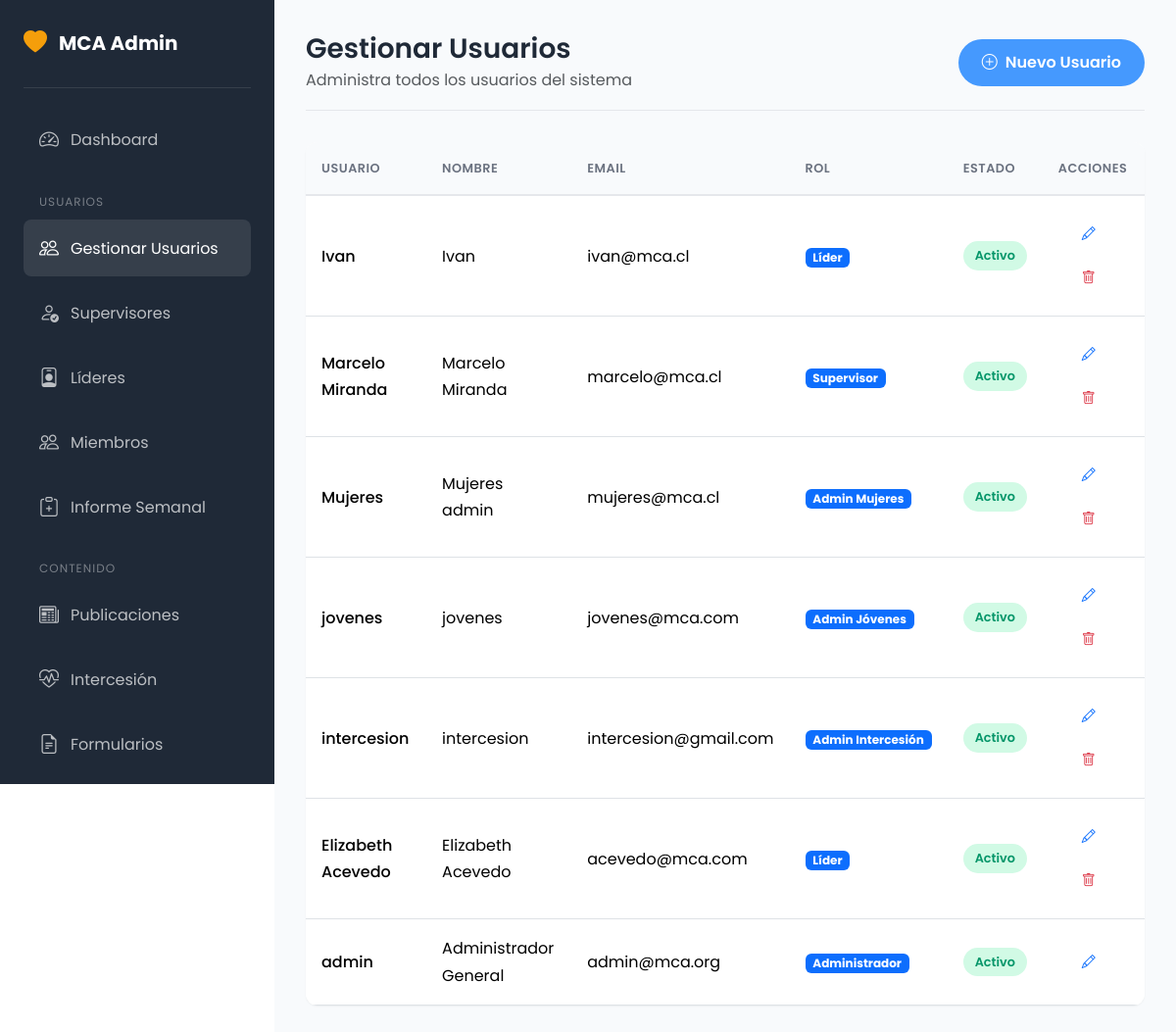
/admin/usuarios.php (signed in), run on the app's committed database.
### tables this page shows
CREATE TABLE `users` (
  `id` int(11) NOT NULL,
  `username` varchar(50) NOT NULL,
  `email` varchar(100) NOT NULL,
  `password` varchar(255) NOT NULL,
  `full_name` varchar(100) NOT NULL,
  `phone` varchar(20) DEFAULT NULL,
  `role` enum('admin','supervisor','lider','admin_jovenes','admin_mujeres','admin_varones','admin_juveniles','admin_evangelismo','admin_intercesion','user') NOT NULL DEFAULT 'user',
  `is_active` tinyint(1) NOT NULL DEFAULT 1,
  `created_at` timestamp NOT NULL DEFAULT current_timestamp(),
  `updated_at` timestamp NOT NULL DEFAULT current_timestamp() ON UPDATE current_timestamp()
);

### includes/functions.php (called while the page is built, shortened)
<?php
function getCurrentUser() {
    if (isset($_SESSION['user_id'])) {
        try {
            $pdo = getConnection();
            $stmt = $pdo->prepare("SELECT * FROM users WHERE id = ? AND is_active = 1");
            $stmt->execute([$_SESSION['user_id']]);
            return $stmt->fetch();
        } catch (Exception $e) {
            return null;
        }
    }
    return null;
}
function hasRole($roles) {
    $user = getCurrentUser();
    return in_array($user['role'], $roles);
}
function requireRole($roles) {
    if (!hasRole($roles)) {
        header('Location: ' . BASE_URL . '/login.php?error=access_denied');
        exit;
    }
}
function sanitize($input) {
    if ($input === null) return '';
    return htmlspecialchars(trim($input), ENT_QUOTES, 'UTF-8');
}
function getRoleName($role) {
    $roles = [
        'admin' => 'Administrador',
        'supervisor' => 'Supervisor',
        'lider' => 'Líder',
        'user' => 'Usuario',
        'admin_jovenes' => 'Admin Jóvenes',
        'admin_mujeres' => 'Admin Mujeres',
        'admin_varones' => 'Admin Varones',
        'admin_juveniles' => 'Admin Juveniles',
        'admin_niños' => 'Admin Niños',
        'admin_intercesion' => 'Admin Intercesión',
        'sub_administrador' => 'Consolidador'
    ];
    return $roles[$role] ?? ucfirst($role);
}

### admin/usuarios.php (the view, shortened to what this page needs)
<?php
require_once __DIR__ . '/../includes/functions.php';
requireRole(['admin']);
$pdo = getConnection();
$users = $pdo->query("SELECT * FROM users ORDER BY created_at DESC")->fetchAll();
$pageTitle = 'Gestionar Usuarios';
?>
<!DOCTYPE html>
<html lang="es">
<head>
    <link href="https://cdn.jsdelivr.net/npm/bootstrap@5.3.2/dist/css/bootstrap.min.css" rel="stylesheet">
    <link href="https://cdn.jsdelivr.net/npm/bootstrap-icons@1.11.1/font/bootstrap-icons.css" rel="stylesheet">
    <link href="<?= BASE_URL ?>/public/css/style.css" rel="stylesheet">
</head>
<body>
    <?php include __DIR__ . '/sidebar.php'; ?>
    <div class="admin-content">
        <div class="admin-header">
            <div>
                <h1><?= $pageTitle ?></h1>
                <p class="text-muted mb-0">Administra todos los usuarios del sistema</p>
            </div>
            <button class="btn btn-primary" data-bs-toggle="modal" data-bs-target="#createUserModal">
                <i class="bi bi-plus-circle me-2"></i>Nuevo Usuario
            </button>
        </div>
        <div class="data-table">
            <table class="table">
                <thead>
                    <tr>
                        <th>Usuario</th>
                        <th>Nombre</th>
                        <th>Email</th>
                        <th>Rol</th>
                        <th>Estado</th>
                        <th>Acciones</th>
                    </tr>
                </thead>
                <tbody>
                    <?php foreach ($users as $u): ?>
                    <tr>
                        <td class="fw-medium"><?= sanitize($u['username']) ?></td>
                        <td><?= sanitize($u['full_name']) ?></td>
                        <td><?= sanitize($u['email']) ?></td>
                        <td><span class="badge bg-primary"><?= getRoleName($u['role']) ?></span></td>
                        <td>
                            <span class="status-badge <?= $u['is_active'] ? 'active' : 'inactive' ?>">
                                <?= $u['is_active'] ? 'Activo' : 'Inactivo' ?>
                            </span>
                        </td>
                        <td>
                            <button class="btn btn-sm btn-outline-primary" data-bs-toggle="modal"
                                data-bs-target="#editUserModal<?= $u['id'] ?>">
                                <i class="bi bi-pencil"></i>
                            </button>
                            <?php if ($u['id'] !== $user['id']): ?>
                            <form method="POST" class="d-inline" onsubmit="return confirm('¿Estás seguro de eliminar este usuario?')">
                                <button type="submit" class="btn btn-sm btn-outline-danger">
                                    <i class="bi bi-trash"></i>
                                </button>
                            </form>
                            <?php endif; ?>
                        </td>
                    </tr>
                    <?php endforeach; ?>
                </tbody>
            </table>
        </div>
    </div>
</body>
</html>

### public/css/style.css (style rules this page uses)
:root { --primary-color: #4599FE; --primary-dark: #2f7CE6; --primary-light: #74B9FF; --secondary-color: #f59e0b; --secondary-dark: #d97706; --accent-color: #10b981; --dark-color: #1f2937; --light-color: #f3f4f6; --gradient-primary: linear-gradient(135deg, #4599FE 0%, #6FB8FF 50%, #8BD0FF 100%); --gradient-secondary: linear-gradient(135deg, #f59e0b 0%, #ef4444 100%); --gradient-accent: linear-gradient(135deg, #10b981 0%, #06b6d4 100%); --gradient-dark: linear-gradient(135deg, #1f2937 0%, #374151 100%); --font-primary: 'Poppins', sans-serif; --font-display: 'Playfair Display', serif; --shadow-sm: 0 1px 2px rgba(0,0,0,0.05); --shadow-md: 0 4px 6px -1px rgba(0,0,0,0.1), 0 2px 4px -1px rgba(0,0,0,0.06); --shadow-lg: 0 10px 15px -3px rgba(0,0,0,0.1), 0 4px 6px -2px rgba(0,0,0,0.05); --shadow-xl: 0 20px 25px -5px rgba(0,0,0,0.1), 0 10px 10px -5px rgba(0,0,0,0.04); --border-radius: 12px; --transition: all 0.3s ease; }
* { margin: 0; padding: 0; box-sizing: border-box; }
body { font-family: var(--font-primary); font-size: 16px; line-height: 1.7; color: var(--dark-color); background-color: #ffffff; overflow-x: hidden; }
html { overflow-x: hidden; }
h1, h2, h3, h4, h5, h6 { font-family: var(--font-primary); font-weight: 600; line-height: 1.3; margin-bottom: 1rem; }
.btn { font-weight: 600; padding: 0.75rem 1.5rem; border-radius: 50px; transition: var(--transition); border: none; }
.btn-primary { background: var(--primary-color); color: white; }
.admin-content { margin-left: 280px; padding: 2rem; min-height: 100vh; background: #f8fafc; }
.admin-header { display: flex; justify-content: space-between; align-items: center; margin-bottom: 2rem; padding-bottom: 1rem; border-bottom: 1px solid #e5e7eb; }
.admin-header h1 { font-size: 1.75rem; margin-bottom: 0; }
.data-table { background: white; border-radius: var(--border-radius); box-shadow: var(--shadow-sm); overflow: hidden; }
.data-table .table { margin-bottom: 0; }
.data-table .table th { background: #f8fafc; font-weight: 600; text-transform: uppercase; font-size: 0.8rem; letter-spacing: 0.5px; color: #6b7280; border-bottom: 2px solid #e5e7eb; padding: 1rem; }
.data-table .table td { padding: 1rem; vertical-align: middle; }
.status-badge { display: inline-block; padding: 0.25rem 0.75rem; border-radius: 50px; font-size: 0.8rem; font-weight: 600; }
.status-badge.active { background: #d1fae5; color: #059669; }

### data on the page
users: username "Ivan", full_name "Ivan", email "ivan@mca.cl", role "Líder", is_active "Activo"
users: username "Marcelo Miranda", full_name "Marcelo Miranda", email "marcelo@mca.cl", role "Supervisor", is_active "Activo"
users: username "Mujeres", full_name "Mujeres admin", email "mujeres@mca.cl", role "Admin Mujeres", is_active "Activo"
users: username "jovenes", full_name "jovenes", email "jovenes@mca.com", role "Admin Jóvenes", is_active "Activo"
users: username "intercesion", full_name "intercesion", email "intercesion@gmail.com", role "Admin Intercesión", is_active "Activo"
users: username "Elizabeth Acevedo", full_name "Elizabeth Acevedo", email "acevedo@mca.com", role "Líder", is_active "Activo"
users: username "admin", full_name "Administrador General", email "admin@mca.org", role "Administrador", is_active "Activo"

### other printed values
$pageTitle "Gestionar Usuarios"
